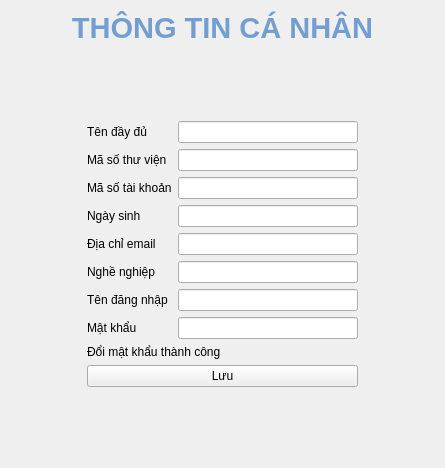
        <widget class="QWidget" name="page_2">
         <layout class="QGridLayout" name="gridLayout_18">
          <item row="1" column="1">
           <spacer name="verticalSpacer_12">
            <property name="orientation">
             <enum>Qt::Vertical</enum>
            </property>
            <property name="sizeHint" stdset="0">
             <size>
              <width>20</width>
              <height>40</height>
             </size>
            </property>
           </spacer>
          </item>
          <item row="2" column="1">
           <widget class="QWidget" name="info_Form" native="true">
            <layout class="QVBoxLayout" name="verticalLayout_12">
             <property name="leftMargin">
              <number>30</number>
             </property>
             <property name="topMargin">
              <number>30</number>
             </property>
             <property name="rightMargin">
              <number>30</number>
             </property>
             <property name="bottomMargin">
              <number>30</number>
             </property>
             <item>
              <layout class="QHBoxLayout" name="horizontalLayout_77">
               <item>
                <widget class="QLabel" name="label_86">
                 <property name="text">
                  <string>Tên đầy đủ</string>
                 </property>
                </widget>
               </item>
               <item>
                <widget class="QLineEdit" name="info_nameLine">
                 <property name="minimumSize">
                  <size>
                   <width>180</width>
                   <height>0</height>
                  </size>
                 </property>
                 <property name="maximumSize">
                  <size>
                   <width>180</width>
                   <height>16777215</height>
                  </size>
                 </property>
                </widget>
               </item>
              </layout>
             </item>
             <item>
              <layout class="QHBoxLayout" name="horizontalLayout_79">
               <item>
                <widget class="QLabel" name="label_88">
                 <property name="text">
                  <string>Mã số thư viện</string>
                 </property>
                </widget>
               </item>
               <item>
                <widget class="QLineEdit" name="info_libLine">
                 <property name="minimumSize">
                  <size>
                   <width>180</width>
                   <height>0</height>
                  </size>
                 </property>
                 <property name="maximumSize">
                  <size>
                   <width>180</width>
                   <height>16777215</height>
                  </size>
                 </property>
                </widget>
               </item>
              </layout>
             </item>
             <item>
              <layout class="QHBoxLayout" name="horizontalLayout_78">
               <item>
                <widget class="QLabel" name="label_87">
                 <property name="text">
                  <string>Mã số tài khoản</string>
                 </property>
                </widget>
               </item>
               <item>
                <widget class="QLineEdit" name="info_accIDLine">
                 <property name="minimumSize">
                  <size>
                   <width>180</width>
                   <height>0</height>
                  </size>
                 </property>
                 <property name="maximumSize">
                  <size>
                   <width>180</width>
                   <height>16777215</height>
                  </size>
                 </property>
                </widget>
               </item>
              </layout>
             </item>
             <item>
              <layout class="QHBoxLayout" name="horizontalLayout_82">
               <item>
                <widget class="QLabel" name="label_91">
                 <property name="text">
                  <string>Ngày sinh</string>
                 </property>
                </widget>
               </item>
               <item>
                <widget class="QLineEdit" name="info_dobLine">
                 <property name="minimumSize">
                  <size>
                   <width>180</width>
                   <height>0</height>
                  </size>
                 </property>
                 <property name="maximumSize">
                  <size>
                   <width>180</width>
                   <height>16777215</height>
                  </size>
                 </property>
                </widget>
               </item>
              </layout>
             </item>
             <item>
              <layout class="QHBoxLayout" name="horizontalLayout_83">
               <item>
                <widget class="QLabel" name="label_92">
                 <property name="text">
                  <string>Địa chỉ email</string>
                 </property>
                </widget>
               </item>
               <item>
                <widget class="QLineEdit" name="info_emailLine">
                 <property name="minimumSize">
                  <size>
                   <width>180</width>
                   <height>0</height>
                  </size>
                 </property>
                 <property name="maximumSize">
                  <size>
                   <width>180</width>
                   <height>16777215</height>
                  </size>
                 </property>
                </widget>
               </item>
              </layout>
             </item>
             <item>
              <layout class="QHBoxLayout" name="horizontalLayout_84">
               <item>
                <widget class="QLabel" name="label_93">
                 <property name="text">
                  <string>Nghề nghiệp</string>
                 </property>
                </widget>
               </item>
               <item>
                <widget class="QLineEdit" name="info_jobLine">
                 <property name="minimumSize">
                  <size>
                   <width>180</width>
                   <height>0</height>
                  </size>
                 </property>
                 <property name="maximumSize">
                  <size>
                   <width>180</width>
                   <height>16777215</height>
                  </size>
                 </property>
                </widget>
               </item>
              </layout>
             </item>
             <item>
              <layout class="QHBoxLayout" name="horizontalLayout_80">
               <item>
                <widget class="QLabel" name="label_89">
                 <property name="text">
                  <string>Tên đăng nhập</string>
                 </property>
                </widget>
               </item>
               <item>
                <widget class="QLineEdit" name="info_usnLine">
                 <property name="minimumSize">
                  <size>
                   <width>180</width>
                   <height>0</height>
                  </size>
                 </property>
                 <property name="maximumSize">
                  <size>
                   <width>180</width>
                   <height>16777215</height>
                  </size>
                 </property>
                </widget>
               </item>
              </layout>
             </item>
             <item>
              <layout class="QHBoxLayout" name="horizontalLayout_81">
               <item>
                <widget class="QLabel" name="label_90">
                 <property name="text">
                  <string>Mật khẩu</string>
                 </property>
                </widget>
               </item>
               <item>
                <widget class="QLineEdit" name="info_pwLine">
                 <property name="minimumSize">
                  <size>
                   <width>180</width>
                   <height>0</height>
                  </size>
                 </property>
                 <property name="maximumSize">
                  <size>
                   <width>180</width>
                   <height>16777215</height>
                  </size>
                 </property>
                 <property name="echoMode">
                  <enum>QLineEdit::Password</enum>
                 </property>
                </widget>
               </item>
              </layout>
             </item>
             <item>
              <widget class="QLabel" name="info_label">
               <property name="text">
                <string>Đổi mật khẩu thành công</string>
               </property>
              </widget>
             </item>
             <item>
              <widget class="QPushButton" name="info_saveButton">
               <property name="text">
                <string>Lưu</string>
               </property>
              </widget>
             </item>
            </layout>
           </widget>
          </item>
          <item row="2" column="0">
           <spacer name="horizontalSpacer_5">
            <property name="orientation">
             <enum>Qt::Horizontal</enum>
            </property>
            <property name="sizeHint" stdset="0">
             <size>
              <width>40</width>
              <height>20</height>
             </size>
            </property>
           </spacer>
          </item>
          <item row="3" column="1">
           <spacer name="verticalSpacer_11">
            <property name="orientation">
             <enum>Qt::Vertical</enum>
            </property>
            <property name="sizeHint" stdset="0">
             <size>
              <width>20</width>
              <height>40</height>
             </size>
            </property>
           </spacer>
          </item>
          <item row="2" column="2">
           <spacer name="horizontalSpacer_34">
            <property name="orientation">
             <enum>Qt::Horizontal</enum>
            </property>
            <property name="sizeHint" stdset="0">
             <size>
              <width>40</width>
              <height>20</height>
             </size>
            </property>
           </spacer>
          </item>
          <item row="0" column="0" colspan="3">
           <widget class="QLabel" name="label">
            <property name="text">
             <string>&lt;html&gt;&lt;head/&gt;&lt;body&gt;&lt;p align=&quot;center&quot;&gt;&lt;span style=&quot; font-size:22pt; font-weight:600; color:#729fcf;&quot;&gt;THÔNG TIN CÁ NHÂN&lt;/span&gt;&lt;/p&gt;&lt;/body&gt;&lt;/html&gt;</string>
            </property>
           </widget>
          </item>
         </layout>
        </widget>
